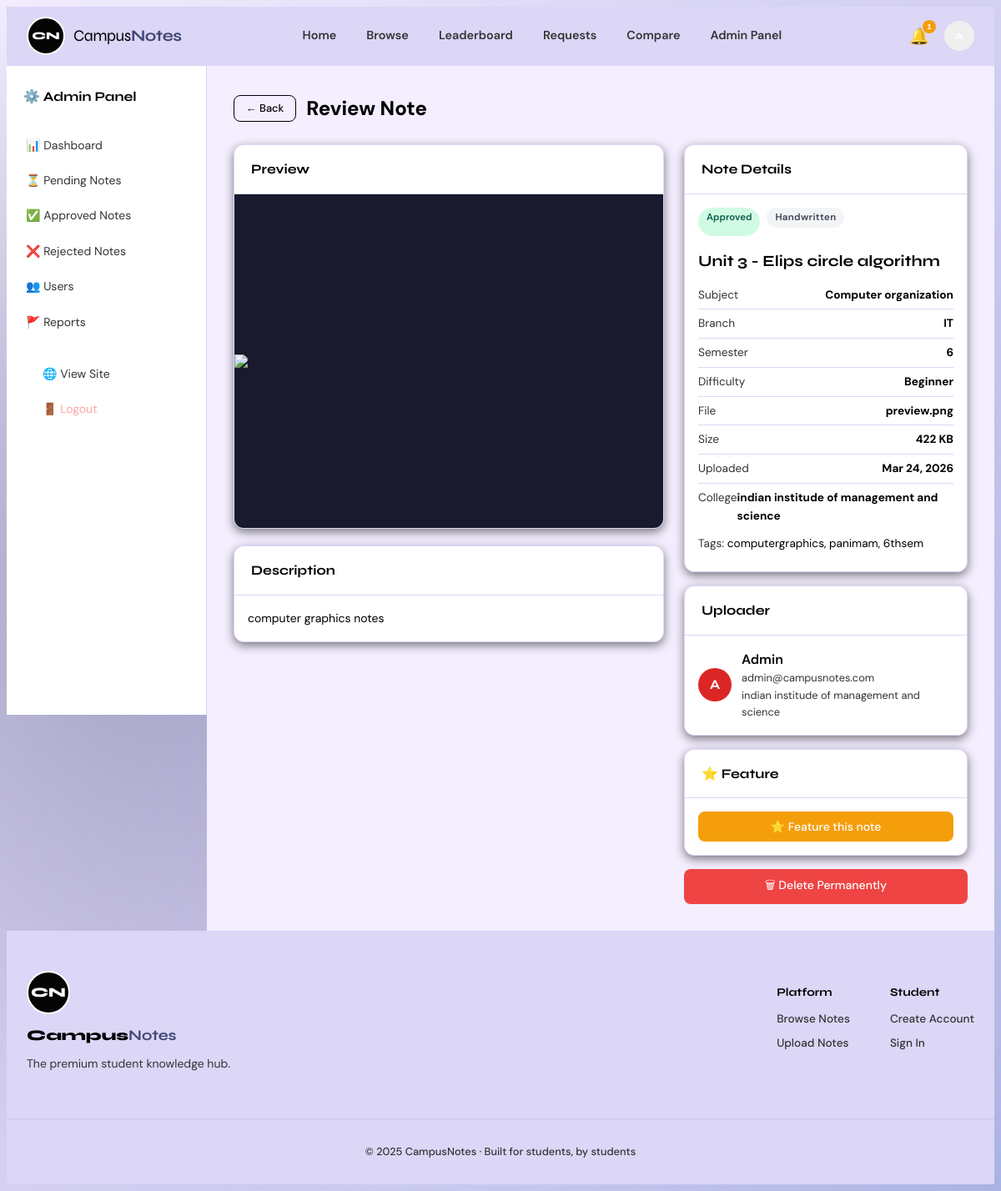
Page /admin/review/1 (signed in) on the committed database.
### tables this page shows
CREATE TABLE notes(
        id INTEGER PRIMARY KEY AUTOINCREMENT, title TEXT NOT NULL,
        subject TEXT NOT NULL, branch TEXT NOT NULL, semester INTEGER NOT NULL,
        note_type TEXT NOT NULL, difficulty TEXT NOT NULL,
        description TEXT, tags TEXT, college TEXT, file_path TEXT NOT NULL,
        file_name TEXT, file_size INTEGER, file_ext TEXT,
        uploaded_by INTEGER NOT NULL REFERENCES users(id) ON DELETE CASCADE,
        downloads INTEGER DEFAULT 0, views INTEGER DEFAULT 0,
        status TEXT DEFAULT 'pending', reject_reason TEXT,
        featured INTEGER DEFAULT 0,
        uploaded_at TEXT DEFAULT(datetime('now')), approved_at TEXT);

CREATE TABLE users(
        id INTEGER PRIMARY KEY AUTOINCREMENT, name TEXT NOT NULL,
        email TEXT UNIQUE NOT NULL, password_hash TEXT NOT NULL,
        role TEXT DEFAULT 'student', status TEXT DEFAULT 'active',
        college TEXT, branch TEXT, semester INTEGER, bio TEXT,
        avatar_color TEXT DEFAULT '#4f46e5',
        created_at TEXT DEFAULT(datetime('now')), profile_picture TEXT, is_verified INTEGER DEFAULT 0);

### app.py (the view, shortened to what this page needs)
@app.route('/admin/review/<int:nid>',methods=['GET','POST'])
@admin_req
def admin_review_note(nid):
    db=get_db()
    note=db.execute("SELECT * FROM notes WHERE id=?",(nid,)).fetchone()
    if not note: abort(404)
    uploader=db.execute("SELECT * FROM users WHERE id=?",(note['uploaded_by'],)).fetchone()
    return render_template('admin/review.html',note=note,uploader=uploader)

### app.py (called while the page is built)
def get_db():
    if 'db' not in g:
        g.db = sqlite3.connect(DB_PATH)
        g.db.row_factory = sqlite3.Row
        g.db.execute("PRAGMA foreign_keys=ON")
    return g.db

def cur_user():
    uid = session.get('user_id')
    return get_db().execute("SELECT * FROM users WHERE id=?",(uid,)).fetchone() if uid else None

def admin_req(f):
    @functools.wraps(f)
    def dec(*a,**k):
        u = cur_user()
        if not u or u['role']!='admin':
            flash('Admin required.','error'); return redirect(url_for('login'))
        return f(*a,**k)
    return dec

@app.template_filter('initials')
def tpl_initials(n): parts=(n or '').split(); return ''.join(p[0].upper() for p in parts[:2])

@app.template_filter('file_size_str')
def tpl_fsz(sz):
    if not sz: return 'Unknown'
    if sz<1024: return f'{sz} B'
    if sz<1048576: return f'{sz//1024} KB'
    return f'{sz/1048576:.1f} MB'

@app.template_filter('fmt_date')
def tpl_date(s):
    if not s: return ''
    try: return datetime.fromisoformat(s).strftime('%b %d, %Y')
    except: return s

@app.template_filter('fmt_short')
def tpl_short(s):
    if not s: return ''
    try: return datetime.fromisoformat(s).strftime('%b %d')
    except: return s

### templates/admin/review.html (shortened to what this page needs)
{% extends 'admin/base_admin.html' %}
{% block admin_content %}
<div style="display:flex;align-items:center;gap:12px;margin-bottom:24px">
  <a href="{{ url_for('admin_notes') }}" class="btn btn-outline btn-sm">← Back</a>
  <div class="admin-page-title" style="margin-bottom:0">Review Note</div>
</div>
<div style="display:grid;grid-template-columns:1fr 340px;gap:24px">
  <div>
    <div class="table-card" style="margin-bottom:20px;overflow:hidden">
      <div class="table-card-header">Preview</div>
      <div style="background:#1a1a2e;min-height:400px;display:flex;align-items:center;justify-content:center">
        {% if note['file_ext'] == 'pdf' %}
        <iframe src="{{ url_for('preview_note', nid=note['id']) }}" style="width:100%;height:480px;border:none"></iframe>
        {% elif note['file_ext'] in ['png','jpg','jpeg'] %}
        <img src="{{ url_for('preview_note', nid=note['id']) }}" style="max-height:480px;object-fit:contain;width:100%">
        {% endif %}
      </div>
    </div>
    {% if note['description'] %}
    <div class="table-card" style="margin-bottom:20px">
      <div class="table-card-header">Description</div>
      <div style="padding:16px;font-size:0.875rem;line-height:1.7">{{ note['description'] }}</div>
    </div>
    {% endif %}
  </div>
  <div>
    <div class="table-card" style="margin-bottom:16px">
      <div class="table-card-header">Note Details</div>
      <div style="padding:16px">
        <div class="detail-badges" style="margin-bottom:12px">
          <span class="status-badge status-{{ note['status'] }}">{{ note['status'] | title }}</span>
          <span class="note-type-badge badge-default">{{ note['note_type'] }}</span>
        </div>
        <h3 style="font-family:'Syne',sans-serif;font-weight:700;margin-bottom:12px">{{ note['title'] }}</h3>
        {% for label, val in [('Subject', note['subject']), ('Branch', note['branch']), ('Semester', note['semester']),
                               ('Difficulty', note['difficulty']), ('File', note['file_name']),
                               ('Size', note['file_size'] | file_size_str), ('Uploaded', note['uploaded_at'] | fmt_date)] %}
        <div style="display:flex;justify-content:space-between;padding:6px 0;border-bottom:1px solid var(--border);font-size:0.85rem">
          <span style="color:var(--muted)">{{ label }}</span><strong>{{ val }}</strong>
        </div>
        {% endfor %}
        {% if note['college'] %}<div style="display:flex;justify-content:space-between;padding:6px 0;font-size:0.85rem"><span style="color:var(--muted)">College</span><strong>{{ note['college'] }}</strong></div>{% endif %}
        {% if note['tags'] %}<div style="padding:6px 0;font-size:0.85rem"><span style="color:var(--muted)">Tags: </span>{{ note['tags'] }}</div>{% endif %}
      </div>
    </div>
    {% if uploader %}
    <div class="table-card" style="margin-bottom:16px">
      <div class="table-card-header">Uploader</div>
      <div style="padding:16px;display:flex;gap:12px;align-items:center">
        <div class="user-avatar-lg" style="background:{{ uploader['avatar_color'] }}">{{ uploader['name'] | initials }}</div>
        <div>
          <div style="font-weight:600">{{ uploader['name'] }}</div>
          <div style="font-size:0.8rem;color:var(--muted)">{{ uploader['email'] }}</div>
          {% if uploader['college'] %}<div style="font-size:0.8rem;color:var(--muted)">{{ uploader['college'] }}</div>{% endif %}
        </div>
      </div>
    </div>
    {% endif %}
    {% if note['status'] == 'approved' %}
    <div class="table-card" style="margin-bottom:16px">
      <div class="table-card-header">⭐ Feature</div>
      <div style="padding:16px">
        <form method="post">
          <button type="submit" class="btn {{ 'btn-warning' if not note['featured'] else 'btn-outline' }} w-full" style="justify-content:center">
            {{ '⭐ Feature this note' if not note['featured'] else '✕ Remove from featured' }}
          </button>
        </form>
      </div>
    </div>
    {% endif %}
    <form method="post" action="{{ url_for('admin_delete_note', nid=note['id']) }}" onsubmit="return confirm('Delete permanently?')">
      <button type="submit" class="btn btn-danger w-full" style="justify-content:center">🗑 Delete Permanently</button>
    </form>
  </div>
</div>
{% endblock %}

### static/css/style.css (style rules this page uses)
:root { --primary: #424874; --primary-hover: #A6B1E1; --primary-text: #FFFFFF; --secondary: #DCD6F7; --bg-primary: #F4EEFF; --card-bg: #FFFFFF; --text-primary: #000000; --text-secondary: #333333; --border: #DCD6F7; --primary-1: #3B82F6; --primary-2: #F59E0B; --accent: var(--primary); --ink: var(--text-primary); --paper: var(--card-bg); --muted: var(--text-secondary); --success: #10B981; --warning: #F59E0B; --danger: #EF4444; --info: #3B82F6; --nav-h: 70px; --radius: 14px; --shadow: 0 4px 12px rgba(0, 0, 0, 0.5); --shadow-hover: 0 12px 32px rgba(255, 255, 255, 0.1); }
html { scroll-behavior: smooth; color-scheme: light dark; }
body { font-family: 'DM Sans', sans-serif; background: linear-gradient(135deg, #F4EEFF 0%, #DCD6F7 50%, #A6B1E1 100%); color: var(--text-primary); line-height: 1.6; min-height: 100vh; display: flex; flex-direction: column; transition: background 0.3s ease, color 0.3s ease; position: relative; }
body::before { content: ''; position: fixed; inset: 0; background: radial-gradient(circle at 15% 50%, rgba(66, 72, 116, 0.4) 0%, transparent 60%), radial-gradient(circle at 85% 30%, rgba(166, 177, 225, 0.4) 0%, transparent 60%), radial-gradient(circle at 50% 80%, rgba(220, 214, 247, 0.4) 0%, transparent 60%); pointer-events: none; z-index: -1; }
h1,h2,h3,h4,h5 { font-family: 'Syne', sans-serif; line-height: 1.2; }
a { color: inherit; text-decoration: none; }
img { max-width: 100%; }
.user-avatar-lg { width: 40px; height: 40px; border-radius: 50%; color: #fff; font-weight: 700; font-family: 'Syne', sans-serif; display: flex; align-items: center; justify-content: center; flex-shrink: 0; }
.btn { display: inline-flex; align-items: center; gap: 6px; padding: 9px 20px; border-radius: 8px; font-size: 0.875rem; font-weight: 500; cursor: pointer !important; border: none; transition: transform 0.2s, background 0.2s, box-shadow 0.2s, border-color 0.2s; font-family: 'DM Sans', sans-serif; text-decoration: none; user-select: none; }
.btn-outline { background: transparent; border: 1.5px solid var(--text-primary); color: var(--text-primary); }
.btn-danger { background: #ef4444; color: #fff; }
.btn-warning { background: var(--primary-2); color: #fff; }
.btn-sm { padding: 5px 14px; font-size: 0.8rem; }
.card, .dashboard-section, .auth-card, .form-card, .detail-card, .table-card, .stat-card { background: var(--card-bg); border: 1px solid var(--border); border-radius: var(--radius); overflow: hidden; transition: all 0.3s cubic-bezier(0.4, 0, 0.2, 1); box-shadow: var(--shadow); }
.note-type-badge { display: inline-flex; align-items: center; gap: 4px; padding: 3px 10px; border-radius: 20px; font-size: 0.72rem; font-weight: 600; letter-spacing: 0.03em; margin-bottom: 10px; }
.badge-default { background: #f3f4f6; color: #374151; }
.detail-badges { display: flex; gap: 8px; flex-wrap: wrap; margin-bottom: 14px; }
.admin-page-title { font-size: 1.5rem; font-weight: 800; margin-bottom: 24px; }
.table-card { background: var(--card-bg); border: 1.5px solid var(--border); border-radius: 12px; overflow: hidden; margin-bottom: 24px; }
.table-card-header { padding: 16px 20px; border-bottom: 1px solid var(--border); font-weight: 700; font-family: 'Syne', sans-serif; display: flex; justify-content: space-between; align-items: center; }
.status-badge { display: inline-flex; padding: 3px 10px; border-radius: 20px; font-size: 0.72rem; font-weight: 600; }
.status-approved { background: #d1fae5; color: #065f46; }
.w-full { width: 100%; }

### rows in the picture
notes: description "computer graphics notes", status "Approved", note_type "Handwritten", title "Unit 3 - Elips circle algorithm", label "Subject", subject "Computer organization", label "Branch", branch "IT", label "Difficulty", difficulty "Beginner", label "File", file_name "preview.png", college "indian institude of management and science", tags "computergraphics, panimam, 6thsem", featured "⭐ Feature this note"
users: name|initials "A", name "Admin", email "admin@campusnotes.com", college "indian institude of management and science"

### other values in the picture
{{ unread_notifs }} "1"
{{ label }} "Semester" "Size" "Uploaded"
{{ val }} "6" "422 KB" "Mar 24, 2026"
